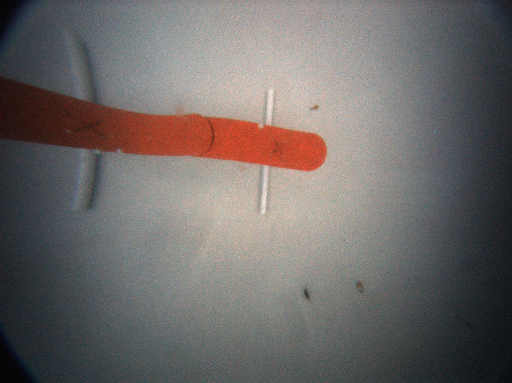
#> input picture 4.png, 512 x 383 px, found by its file name
$ python workingp1.py
#> lines starting #> are read from the running program, lines starting #| are printed output that depends on the picture; after the words box and inside, x2 and y2 are one past the last pixel; in counts of white or black regions, pixels touching at a corner belong together
#!/usr/bin/env python3

# importing needed packages
import cv2
import pdb
import numpy as np
import matplotlib.pyplot as plt

path = '/Users/parth/coding/AvBotz22-23/part1/assets/'

# reading the image the image
# if the image isnt there then it will say "Error: File not found"
image = cv2.imread(path + '4.png')
#> image is the input picture: shape (383, 512, 3); mean B, G, R 103.7, 105.5, 110.3
if image is None:
    print("Error: File not found")
    exit(0)

plt.imshow(image)
plt.show()

# Converts from BGR TO RGB and then shows the image
# I did this b/c CV2 uses BGR automatically and the image we are reading for an input is in RGB
# After this I converted it to HSV so I can input the needed HSV vals to iso the orange PM :)
# I also displayed the image using imshow()
image = cv2.cvtColor(image, cv2.COLOR_BGR2RGB)
hsv_image = cv2.cvtColor(image, cv2.COLOR_RGB2HSV)
#> hsv_image: shape (383, 512, 3); mean H, S, V 73.6, 42.3, 116.2
plt.imshow(image)
plt.show()

# masking values to iso the orange PM
# https://realpython.com/python-opencv-color-spaces/
light_orange = np.array([0, 110, 130])
dark_orange = np.array([240, 150, 230])

mask = cv2.inRange(hsv_image, light_orange, dark_orange)
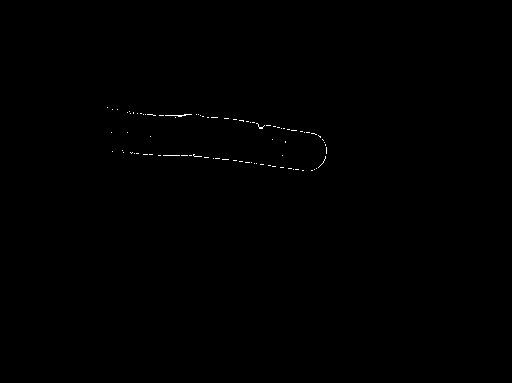
#> mask: shape (383, 512); 0.16% white in thin lines or dots, all inside (x1, y1, x2, y2) = (107, 107, 327, 171)
result = cv2.bitwise_and(image, image, mask=mask)
plt.subplot(1, 2, 1)
plt.imshow(mask, cmap="gray")
plt.subplot(1, 2, 2)
plt.imshow(result)
plt.show()
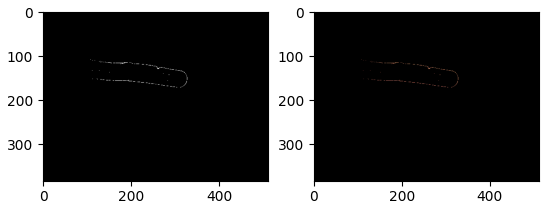
#> figure drawn by matplotlib, 2 panels

# Grayscaling the image
gray = cv2.cvtColor(result, cv2.COLOR_BGR2GRAY)
plt.imshow(gray)
plt.show()

# Find Canny edges
edged = cv2.Canny(gray, 30, 200)
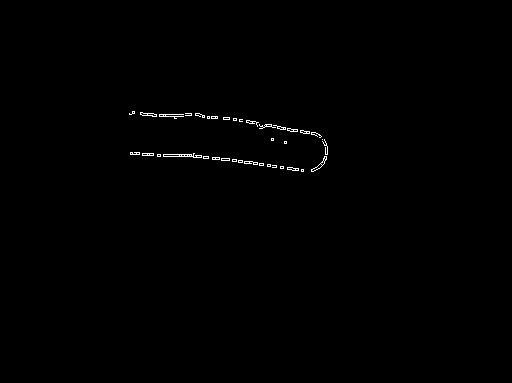
#> edged: shape (383, 512); 0.4% white in thin lines or dots, all inside (x1, y1, x2, y2) = (129, 111, 328, 172)

contours, hierarchy = cv2.findContours(edged,
                                       cv2.RETR_EXTERNAL, cv2.CHAIN_APPROX_NONE)
#> contours = 37 contours, 31 with area under 20; largest, box (x1, y1, x2, y2) and area: (163, 153, 202, 158) 70, (311, 156, 327, 172) 51, (140, 112, 157, 117) 35, (287, 167, 299, 171) 23, (142, 153, 154, 156) 22, (287, 128, 298, 132) 21
plt.imshow(edged)
plt.show()
print("Number of Contours found = " + str(len(contours)))
#| Number of Contours found = 37

# getting the (x,y) center of the countour https://www.geeksforgeeks.org/python-opencv-find-center-of-contour/
for i in contours:
    M = cv2.moments(i)
    if M['m00'] != 0:
        cx = int(M['m10']/M['m00'])
        cy = int(M['m01']/M['m00'])
    print(f"x: {cx} y: {cy}")
   # https://theailearner.com/tag/angle-of-rotation-by-cv2-minarearect/
   # Im using the minAreaReact() to get the angle of the PM
   # the minAreaReact() O/P 3 values: the (x,y) center (in this case im getting the (x,y) of PM)
   # height and width (in this case its the height and width of the PM),
   # and last it outputs the angle orientation (in this case its the angle orientation of pm)
   # I then used the boxPoints() method to make a box around PM (goes clockwise)
   # It draws a box using 4 points that have been converted into integers
   # the angle is the angle between 2 points and a line that lies outside those points
    rect = cv2.minAreaRect(i)
    box = cv2.boxPoints(rect)
    box = np.int0(box)
    rounded_angle = round(rect[2])
    print(rounded_angle)
#> this loop made 37 passes
#> (cx, cy, rect, box, rounded_angle) on passes 1 to 6: (302, 170, ((302, 170), (2, 2), -90), [[303, 171], [301, 171], [301, 169], [303, 169]], -90), (292, 168, ((292.5, 168.5), (3, 11), -90), [[298, 170], [287, 170], [287, 167], [298, 167]], -90), (281, 167, ((281.5, 167), (2, 3), -90), [[283, 168], [280, 168], [280, 166], [283, 166]], -90), (275, 166, ((274, 166), (2, 4), -90), [[276, 167], [272, 167], [272, 165], [276, 165]], -90), (268, 165, ((268.5, 165), (2, 3), -90), [[270, 166], [267, 166], [267, 164], [270, 164]], -90), (261, 164, ((261, 164), (2, 4), -90), [[263, 165], [259, 165], [259, 163], [263, 163]], -90)
#> (rect, box, rounded_angle) on pass 20: (((322, 139), (0, 0), -90), [[322, 139], [322, 139], [322, 139], [322, 139]], -90)
#> (printed output is left out)
